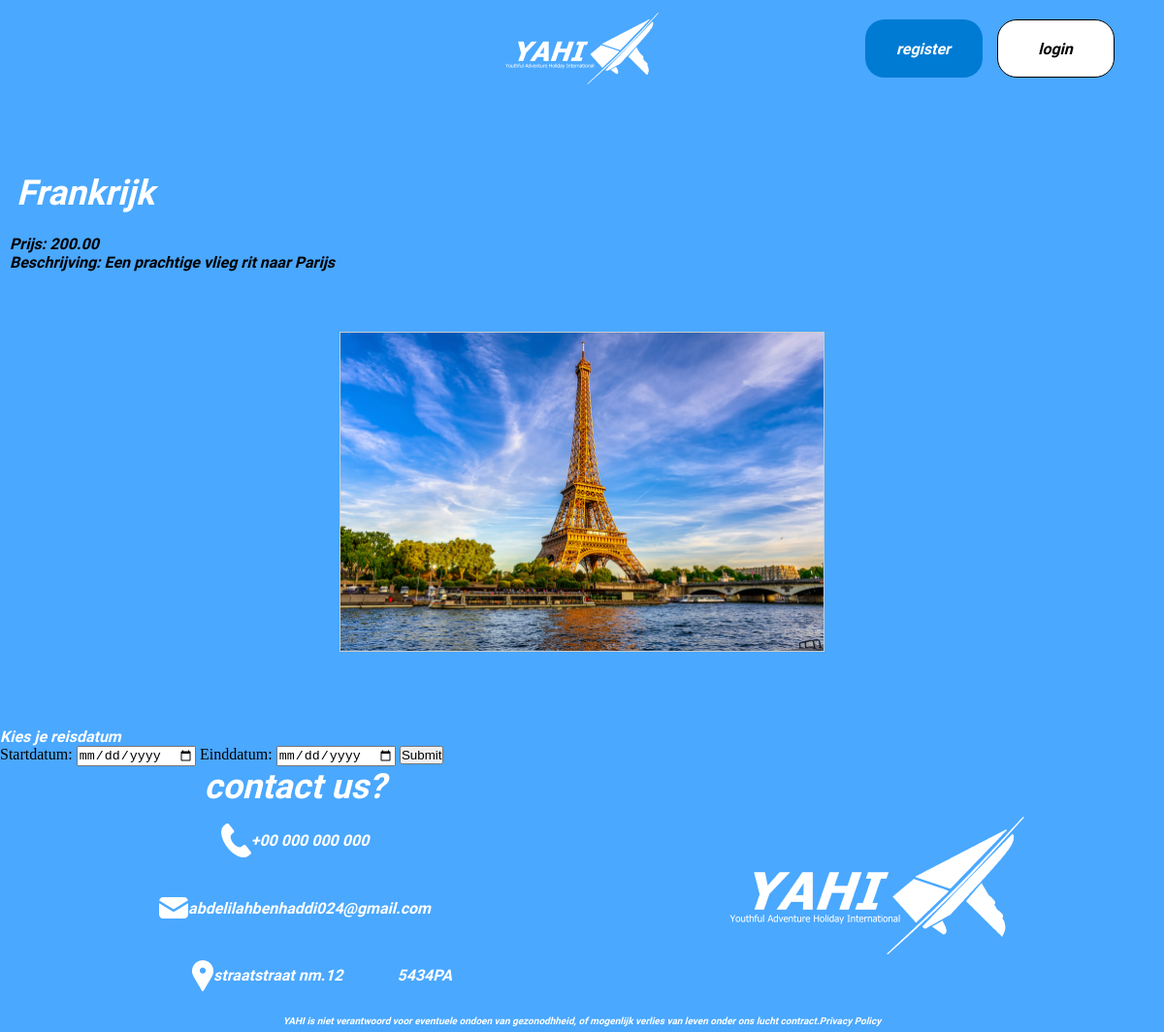
Page /docker/html/pages/landen/Frankrijk.php on the earlier database version.
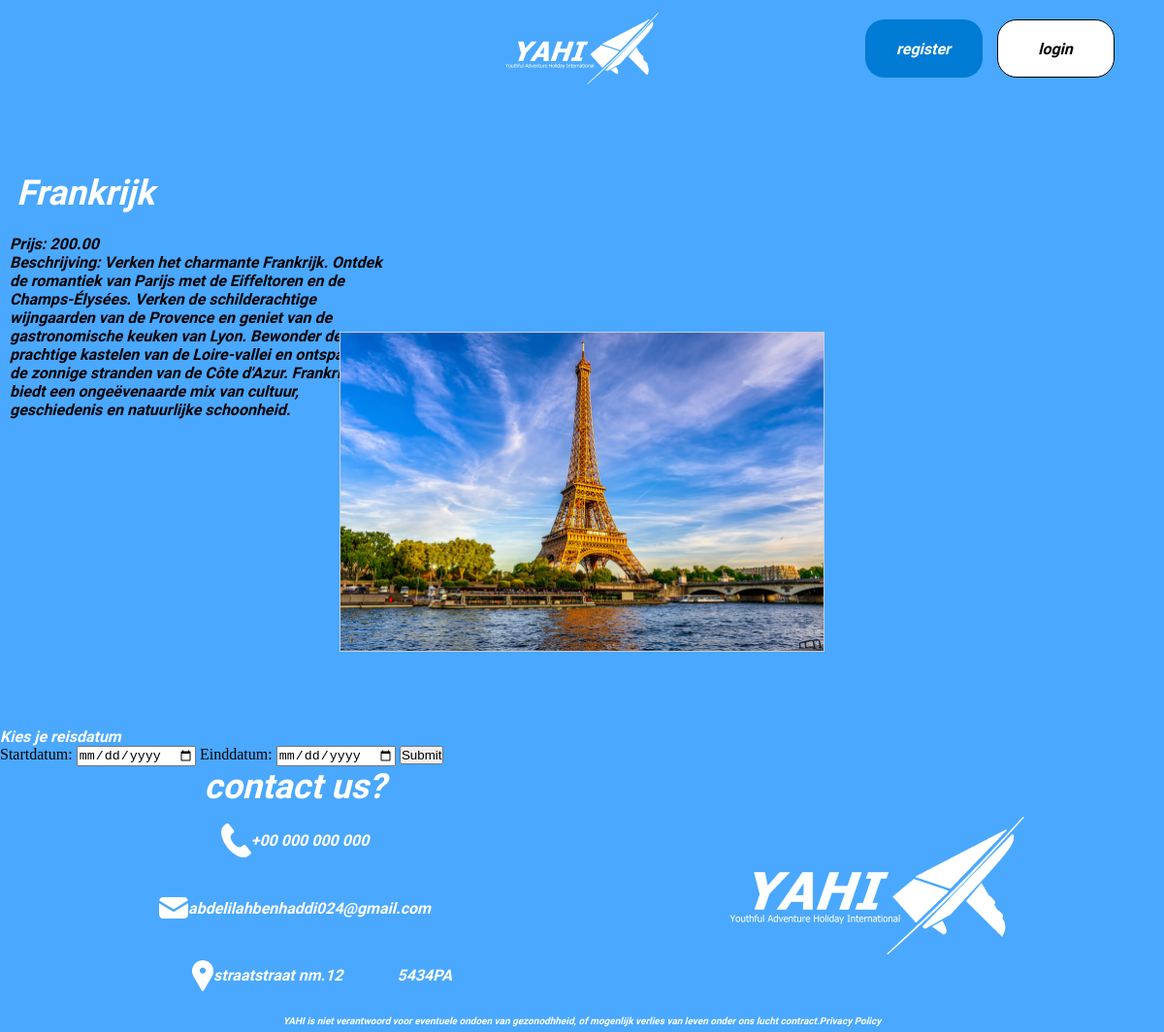
Same page on the later database version.
### tables this page shows
CREATE TABLE `reizen` (
  `id` int(11) NOT NULL,
  `naam` varchar(100) NOT NULL,
  `beschrijving` text NOT NULL,
  `prijs` decimal(10,2) NOT NULL,
  `bestemmingen_id` int(11) NOT NULL,
  `file` varchar(50) NOT NULL
);

### docker/html/pages/landen/Frankrijk.php (the view, shortened to what this page needs)
<!DOCTYPE html>
<html lang="en">
<head>
    <link rel="stylesheet" href="../../css/maincss.css">
</head>
<body>
    <?php
        include '../../includes/header.php';
        include "../conn.php";
        $specific_naam = 'Frankrijk';
        $stmt = $connection->prepare("SELECT id, naam, prijs, beschrijving, file FROM reizen WHERE naam = :naam");
        $stmt->bindParam(':naam', $specific_naam);
        $stmt->execute();
        echo '<div class="singleReis">';
        echo '<section class="productenRow">';
        while ($row = $stmt->fetch(PDO::FETCH_ASSOC)) {
            echo '<div class="singleReis">';
            echo '<div class="singleTitle">';
            echo '<h6>' . htmlspecialchars($row['naam']) . '</h6>';
            echo '</div>';
            echo '<div class="singleText">';
            echo '<h4>Prijs: ' . htmlspecialchars($row['prijs']) . '</h4>';
            echo '<h4>Beschrijving: ' . htmlspecialchars($row['beschrijving']) . '</h4>';
            echo '</div>';
            echo '<div class="singleConImgFlorida">';
            echo '<div class="singleImgFlorida">';
            echo '<img src="../uploads/' . htmlspecialchars($row['file']) . '" alt="' . htmlspecialchars($row['naam']) . '">';
            echo '</div>';
            echo '</div>';
            echo '</div>';
        }
        echo '</section>';
        echo '</div>';
    ?>
    <h1>Kies je reisdatum</h1>
    <form method="POST" action="../submit_booking.php">
        <label for="startdatum">Startdatum:</label>
        <input type="date" id="startdatum" name="startdatum" required>
        <label for="einddatum">Einddatum:</label>
        <input type="date" id="einddatum" name="einddatum" required>
        <button type="submit">Submit</button>
    </form>
</body>
</html>
<?php
    include '../../includes/footer.php';
?>

Differences in the rows shown:
changed reizen "Frankrijk": beschrijving "Een prachtige vlieg rit naar Parijs" → "Verken het charmante Frankrijk. Ontdek de romantiek van Parijs met de Eiffeltoren en de Champs-Élysées. Verken de schilderachtige wijngaarden van de Provence en geniet van de gastronomische keuken van Lyon. Bewonder de prachtige kastelen van de Loire-vallei en ontspan aan de zonnige stranden van de Côte d'Azur. Frankrijk biedt een ongeëvenaarde mix van cultuur, geschiedenis en natuurlijke schoonheid."
